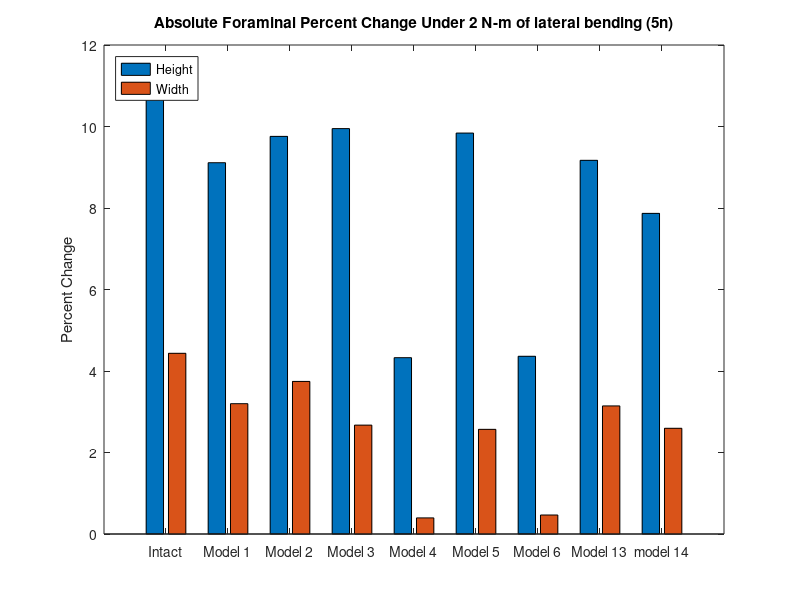
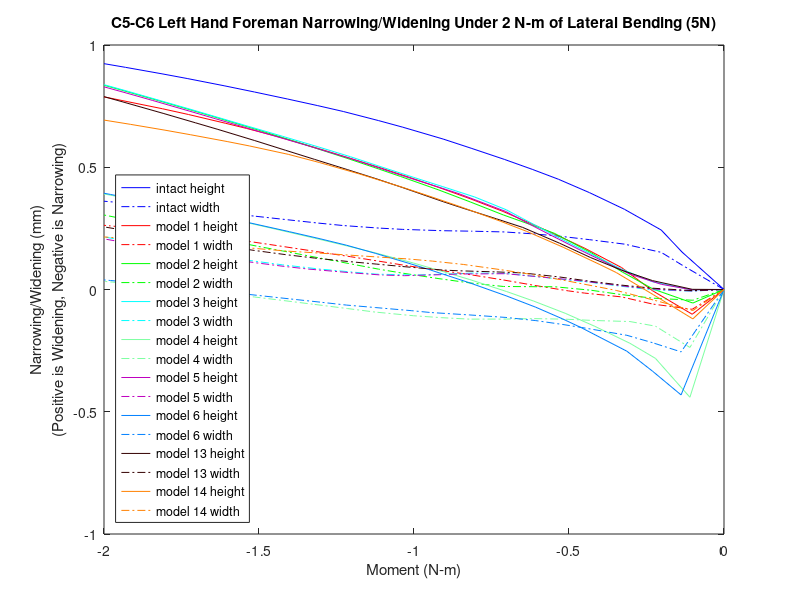

MATLAB code for these plots, in order:
%% foreman height and witdth narrowing/widening 
% for all models for the c5-c6 left hand side foreman under lateral bending (5n)
%  36484,57675,52254,57879

%pre-allocating
mag15y=[0 0 0 0 0 0 0 0 0 0 0 0 0 0 0 0 0 0 0 0 0];
mag15x=[0 0 0 0 0 0 0 0 0 0 0 0 0 0 0 0 0 0 0 0 0];
width15=[0 0 0 0 0 0 0 0 0 0 0 0 0 0 0 0 0 0 0 0 0];
height15=[0 0 0 0 0 0 0 0 0 0 0 0 0 0 0 0 0 0 0 0 0];

mag14y=[0 0 0 0 0 0 0 0 0 0 0 0 0 0 0 0 0 0 0 0 0];
mag14x=[0 0 0 0 0 0 0 0 0 0 0 0 0 0 0 0 0 0 0 0 0];
width14=[0 0 0 0 0 0 0 0 0 0 0 0 0 0 0 0 0 0 0 0 0];
height14=[0 0 0 0 0 0 0 0 0 0 0 0 0 0 0 0 0 0 0 0 0];

mag13y=[0 0 0 0 0 0 0 0 0 0 0 0 0 0 0 0 0 0 0 0 0];
mag13x=[0 0 0 0 0 0 0 0 0 0 0 0 0 0 0 0 0 0 0 0 0];
width13=[0 0 0 0 0 0 0 0 0 0 0 0 0 0 0 0 0 0 0 0 0];
height13=[0 0 0 0 0 0 0 0 0 0 0 0 0 0 0 0 0 0 0 0 0];

mag6y=[0 0 0 0 0 0 0 0 0 0 0 0 0 0 0 0 0 0 0 0 0];
mag6x=[0 0 0 0 0 0 0 0 0 0 0 0 0 0 0 0 0 0 0 0 0];
width6=[0 0 0 0 0 0 0 0 0 0 0 0 0 0 0 0 0 0 0 0 0];
height6=[0 0 0 0 0 0 0 0 0 0 0 0 0 0 0 0 0 0 0 0 0];

mag5y=[0 0 0 0 0 0 0 0 0 0 0 0 0 0 0 0 0 0 0 0 0];
mag5x=[0 0 0 0 0 0 0 0 0 0 0 0 0 0 0 0 0 0 0 0 0];
width5=[0 0 0 0 0 0 0 0 0 0 0 0 0 0 0 0 0 0 0 0 0];
height5=[0 0 0 0 0 0 0 0 0 0 0 0 0 0 0 0 0 0 0 0 0];

mag4y=[0 0 0 0 0 0 0 0 0 0 0 0 0 0 0 0 0 0 0 0 0];
mag4x=[0 0 0 0 0 0 0 0 0 0 0 0 0 0 0 0 0 0 0 0 0];
width4=[0 0 0 0 0 0 0 0 0 0 0 0 0 0 0 0 0 0 0 0 0];
height4=[0 0 0 0 0 0 0 0 0 0 0 0 0 0 0 0 0 0 0 0 0];

mag3y=[0 0 0 0 0 0 0 0 0 0 0 0 0 0 0 0 0 0 0 0 0];
mag3x=[0 0 0 0 0 0 0 0 0 0 0 0 0 0 0 0 0 0 0 0 0];
width3=[0 0 0 0 0 0 0 0 0 0 0 0 0 0 0 0 0 0 0 0 0];
height3=[0 0 0 0 0 0 0 0 0 0 0 0 0 0 0 0 0 0 0 0 0];


mag2y=[0 0 0 0 0 0 0 0 0 0 0 0 0 0 0 0 0 0 0 0 0];
mag2x=[0 0 0 0 0 0 0 0 0 0 0 0 0 0 0 0 0 0 0 0 0];
width2=[0 0 0 0 0 0 0 0 0 0 0 0 0 0 0 0 0 0 0 0 0];
height2=[0 0 0 0 0 0 0 0 0 0 0 0 0 0 0 0 0 0 0 0 0];

mag1y=[0 0 0 0 0 0 0 0 0 0 0 0 0 0 0 0 0 0 0 0 0];
mag1x=[0 0 0 0 0 0 0 0 0 0 0 0 0 0 0 0 0 0 0 0 0];
width1=[0 0 0 0 0 0 0 0 0 0 0 0 0 0 0 0 0 0 0 0 0];
height1=[0 0 0 0 0 0 0 0 0 0 0 0 0 0 0 0 0 0 0 0 0];

k=21;
%% model15_intact_TLC_5N
t15=[2 2.0675 2.10125 2.16062 2.21688 2.26697 2.30924 2.35429 2.40779 2.45293 2.51808 2.55698 2.61406 2.65527 2.70375 2.75725 2.8064 2.86587 2.90654 2.96524 3];

% 36484U
aa1=12.8546+[0.0324966 0.0164989 -0.0533023 -0.185617 -0.341426 -0.511349 -0.669692 -0.841442 -1.02826 -1.17788 -1.37084 -1.46909 -1.59927 -1.68921 -1.78619 -1.88515 -1.97155 -2.06984 -2.13429 -2.22429 -2.27522];
aa2=446.229+[0.338887 -0.149443 -0.310289 -0.436172 -0.433219 -0.34935 -0.229697 -0.0738951 0.11041 0.260864 0.449803 0.54051 0.650853 0.725886 0.80209 0.875443 0.940818 1.01877 1.07258 1.14963 1.19377];
aa3=-722.153+[-0.763508 -0.594545 -0.467091 -0.314476 -0.168313 -0.033529 0.0804801 0.203598 0.340739 0.449285 0.58641 0.658342 0.755105 0.818893 0.888898 0.961994 1.02637 1.10039 1.14863 1.21494 1.2524];

% 57675L
ab1=12.0806+[-0.00112079 0.00479793 -0.0220787 -0.0772932 -0.149206 -0.231806 -0.30858 -0.387549 -0.46882 -0.533435 -0.615405 -0.656244 -0.708381 -0.744549 -0.783681 -0.823475 -0.858696 -0.899023 -0.925729 -0.963623 -0.985286];
ab2=448.924+[0.0870851 -0.162576 -0.239902 -0.318999 -0.323779 -0.276015 -0.207364 -0.120205 -0.0240924 0.0518113 0.144293 0.187888 0.239351 0.276557 0.315444 0.353005 0.387295 0.429173 0.458639 0.500936 0.524627];
ab3=-730.705+[-0.397262 -0.316758 -0.261519 -0.189518 -0.123889 -0.0641106 -0.013247 0.0420117 0.102108 0.148612 0.208063 0.239806 0.283531 0.314005 0.348372 0.384904 0.417367 0.454983 0.479706 0.513696 0.532796];

% 52254
ac1=9.04138+[0.0260297 0.0172569 -0.0454333 -0.165904 -0.307825 -0.463511 -0.608794 -0.765865 -0.935365 -1.07048 -1.24456 -1.33299 -1.44992 -1.53127 -1.619 -1.70836 -1.78626 -1.87472 -1.93276 -2.01384 -2.05965];
ac2=445.569+[0.259595 -0.168968 -0.296037 -0.381555 -0.350431 -0.247142 -0.11445 0.0537018 0.251623 0.411415 0.60911 0.703695 0.819162 0.896537 0.97525 1.0513 1.119 1.19928 1.25433 1.33292 1.37794];
ac3=-723.432+[-0.700377 -0.58748 -0.498206 -0.397778 -0.301188 -0.211232 -0.135102 -0.0523907 0.0389847 0.111023 0.203133 0.252397 0.319207 0.36421 0.414259 0.466905 0.51344 0.56717 0.602379 0.650788 0.678096];

% 57879R
ad1=13.7318+[0.0144528 0.0170721 -0.016074 -0.0825303 -0.169922 -0.270165 -0.363433 -0.46019 -0.560113 -0.639254 -0.739573 -0.78953 -0.85344 -0.897671 -0.945518 -0.994214 -1.03729 -1.08661 -1.11919 -1.16515 -1.19126 ];
ad2=451.604+[0.106016 -0.192534 -0.282621 -0.372737 -0.37397 -0.312321 -0.226064 -0.117363 0.00222449 0.0962938 0.210699 0.264695 0.328659 0.374927 0.423206 0.469843 0.512407 0.564308 0.600842 0.6534 0.682907];
ad3=-726.85+[-0.418045 -0.301894 -0.235125 -0.150789 -0.0809481 -0.0231305 0.0226125 0.0704003 0.121813 0.161473 0.212803 0.240777 0.280224 0.307367 0.338377 0.371808 0.401299 0.435061 0.456854 0.486368 0.502859];

ya1=aa1-ab1;
ya2=aa2-ab2;
ya3=aa3-ab3;
xa1=ad1-ac1;
xa2=ad2-ac2;
xa3=ad3-ac3;
x15=[xa1',xa2',xa3'];
y15=[ya1',ya2',ya3'];

for n=1:k
    mag15x(n)=sqrt(x15(n,1)^2+x15(n,2)^2+x15(n,3)^2);
end
for n=1:k
    mag15y(n)=sqrt(y15(n,1)^2+y15(n,2)^2+y15(n,3)^2);
end
for n=1:k
    width15(n)=mag15x(1,1)-mag15x(1,n);
end
for n=1:k
    height15(n)=mag15y(1,1)-mag15y(1,n);
end

%% model1_slideslide_tether/S2_5N
t1=[2 2.05126 2.11533 2.16533 2.2247 2.25107 2.30644 2.35622 2.40972 2.46023 2.50711 2.55164 2.60232 2.65142 2.72191 2.77012 2.80437 2.86374 2.90593 2.9903 3];
% 36484U
ae1=12.8546+[-0.248485 -0.174925 -0.0607892 -0.0253813 -0.0452743 -0.0754574 -0.170095 -0.28267 -0.426688 -0.576741 -0.725041 -0.874447 -1.04757 -1.2116 -1.43802 -1.58026 -1.67169 -1.816 -1.90576 -2.06797 -2.08571 ];
ae2=446.229+[0.553957 0.372437 0.183313 0.0183893 -0.17697 -0.252151 -0.375336 -0.455389 -0.498426 -0.49152 -0.453217 -0.393421 -0.302043 -0.19262 -0.0136595 0.116207 0.207467 0.360229 0.463269 0.661483 0.683808 ];
ae3=-722.153+[-0.59143 -0.843261 -0.774534 -0.664493 -0.524749 -0.467771 -0.347851 -0.237919 -0.121227 -0.0107145 0.0945683 0.19622 0.312851 0.42551 0.580058 0.677412 0.741646 0.84642 0.914409 1.039 1.05275];

% 57675L
af1=12.0806+[-0.143282 -0.120812 -0.0646371 -0.0364512 -0.0255847 -0.0313202 -0.0626882 -0.107723 -0.171472 -0.242028 -0.310808 -0.378027 -0.452592 -0.520398 -0.613496 -0.67018 -0.705964 -0.761239 -0.795569 -0.859718 -0.866794 ];
af2=448.924+[0.286621 0.152388 0.0700525 -0.00935559 -0.133628 -0.185047 -0.26858 -0.323611 -0.356973 -0.357503 -0.338629 -0.306053 -0.257756 -0.200939 -0.109557 -0.0434676 0.00293759 0.0798508 0.131839 0.233453 0.244961];
af3=-730.705+[-0.310309 -0.43768 -0.43191 -0.393776 -0.317177 -0.287882 -0.227855 -0.17232 -0.113035 -0.0581022 -0.00575007 0.0449979 0.102996 0.157821 0.231262 0.278011 0.308573 0.358091 0.390047 0.449276 0.45586];

% 52254
ag1=9.04138+[-0.240683 -0.169374 -0.0514491 -0.00968801 -0.0202274 -0.0458747 -0.129689 -0.231329 -0.362593 -0.49965 -0.635068 -0.77179 -0.930216 -1.0799 -1.28686 -1.41718 -1.5008 -1.63244 -1.71403 -1.8614 -1.8775];
ag2=445.569+[0.512853 0.337666 0.173139 0.0395026 -0.116396 -0.174739 -0.264738 -0.317218 -0.33465 -0.307707 -0.253991 -0.181838 -0.0781642 0.0409184 0.226341 0.356862 0.447693 0.59892 0.700273 0.893999 0.915763];
ag3=-723.432+[-0.59352 -0.842169 -0.797857 -0.721795 -0.626203 -0.588736 -0.510789 -0.439094 -0.362904 -0.290236 -0.219968 -0.151052 -0.0707799 0.00792502 0.119312 0.191641 0.239904 0.319353 0.371396 0.467709 0.478387];

% 57879R
ah1=13.7318+[-0.152367 -0.123756 -0.0658416 -0.0400165 -0.0360151 -0.0448575 -0.0852262 -0.140711 -0.217808 -0.302888 -0.386518 -0.468434 -0.5593 -0.642058 -0.754986 -0.823862 -0.867419 -0.934807 -0.9768 -1.05495 -1.06356];
ah2=451.604+[0.34878 0.173483 0.0728384 -0.0217324 -0.168253 -0.227865 -0.323765 -0.386165 -0.42227 -0.419503 -0.394195 -0.352448 -0.291131 -0.219307 -0.105003 -0.0228336 0.0347783 0.130206 0.194572 0.320414 0.334668 ];
ah3=-726.85+[-0.350835 -0.452024 -0.434098 -0.38436 -0.289553 -0.253334 -0.181065 -0.116123 -0.0493676 0.00943443 0.0636158 0.114223 0.170027 0.22064 0.286241 0.32667 0.352477 0.39374 0.419928 0.467304 0.472509];

xb1=ah1-ag1;
xb2=ah2-ag2;
xb3=ah3-ag3;
yb1=ae1-af1;
yb2=ae2-af2;
yb3=ae3-af3;
y1=[yb1',yb2',yb3'];
x1=[xb1',xb2',xb3'];

for n=1:k
    mag1x(n)=sqrt(x1(n,1)^2+x1(n,2)^2+x1(n,3)^2);
end
for n=1:k
    mag1y(n)=sqrt(y1(n,1)^2+y1(n,2)^2+y1(n,3)^2);
end
for n=1:k
    height1(n)=mag1y(1,1)-mag1y(1,n);
end
for n=1:k
    width1(n)=mag1x(1,1)-mag1x(1,n);
end
%% model2_SlideSlide_NoTether/S2_5N
t2=[2 2.05026 2.11433 2.16433 2.21433 2.27371 2.30007 2.35578 2.40928 2.45979 2.52161 2.5572 2.60603 2.68118 2.71243 2.7511 2.82625 2.8575 2.91199 2.97132 3];

% 36484U
ai1=12.8546+[-0.212822 -0.185263 -0.0914239 -0.0167099 0.0430562 0.0861602 0.0912615 0.0754118 0.0260099 -0.045462 -0.158354 -0.236532 -0.353598 -0.558961 -0.65033 -0.766922 -1.00062 -1.09948 -1.27118 -1.45132 -1.53501];
ai2=446.229+[0.637088 0.593589 0.509287 0.425515 0.328199 0.201086 0.142452 0.014936 -0.10325 -0.202629 -0.304215 -0.345856 -0.388294 -0.40772 -0.405112 -0.392288 -0.343908 -0.315526 -0.254098 -0.174944 -0.132662 ];
ai3=-722.153+[-0.738696 -0.856575 -0.841094 -0.787004 -0.710773 -0.609408 -0.563129 -0.455208 -0.352755 -0.257136 -0.140984 -0.074007 0.0174845 0.162735 0.224325 0.301414 0.452457 0.515546 0.625231 0.742377 0.797915];

% 57675L
aj1=12.0806+[-0.131475 -0.124204 -0.0820947 -0.0461982 -0.0128649 0.0210048 0.0315194 0.0437343 0.0396921 0.0210062 -0.0178963 -0.0492239 -0.098279 -0.193392 -0.236115 -0.290725 -0.394752 -0.438308 -0.513626 -0.590208 -0.624995];
aj2=448.924+[0.306468 0.267807 0.244334 0.219166 0.182907 0.117669 0.0785986 -0.01241 -0.0967899 -0.166921 -0.238595 -0.267877 -0.297039 -0.308279 -0.306763 -0.299066 -0.273719 -0.258058 -0.225096 -0.185305 -0.164529];
aj3=-730.705+[-0.388177 -0.445032 -0.466812 -0.465103 -0.450007 -0.41215 -0.386344 -0.322366 -0.269612 -0.220468 -0.158927 -0.123826 -0.0763753 0.000495238 0.0333726 0.0746989 0.155225 0.189204 0.247519 0.308444 0.336972 ];

% 52254
ak1=9.04138+[-0.207441 -0.180246 -0.0840731 -0.00602494 0.0583894 0.107944 0.116188 0.108117 0.0669242 0.00407169 -0.097283 -0.168276 -0.275066 -0.463143 -0.546941 -0.653819 -0.868193 -0.959016 -1.11677 -1.28228 -1.35906 ];
ak2=445.569+[0.585449 0.540724 0.465032 0.395714 0.317727 0.216881 0.170447 0.0704454 -0.0197628 -0.0929936 -0.164234 -0.190123 -0.212715 -0.206604 -0.194372 -0.170697 -0.103334 -0.0678454 0.00403736 0.0911572 0.136484];
ak3=-723.432+[-0.727836 -0.843829 -0.840166 -0.803896 -0.751371 -0.681378 -0.649641 -0.575388 -0.506501 -0.44344 -0.367341 -0.323406 -0.263126 -0.166107 -0.124566 -0.0722969 0.0314616 0.0755818 0.153393 0.238549 0.279393];

% 57879R
al1=13.7318+[-0.136915 -0.128811 -0.0852374 -0.0495047 -0.0175014 0.0130573 0.0211412 0.0268938 0.0171452 -0.00819543 -0.0572833 -0.0955983 -0.155008 -0.269966 -0.321427 -0.387385 -0.51286 -0.565188 -0.655415 -0.747013 -0.788616];
al2=451.604+[0.366813 0.313168 0.281296 0.249642 0.205615 0.127775 0.0814395 -0.0258362 -0.123341 -0.203792 -0.285539 -0.318428 -0.350478 -0.360521 -0.357416 -0.346717 -0.313012 -0.292442 -0.249698 -0.198745 -0.172258];
al3=-726.85+[-0.429303 -0.475892 -0.492212 -0.485755 -0.464534 -0.416364 -0.384461 -0.30647 -0.242213 -0.183167 -0.110475 -0.0699901 -0.0162458 0.0680417 0.10342 0.147326 0.230822 0.264971 0.322538 0.381738 0.409013 ];

xc1=al1-ak1;
xc2=al2-ak2;
xc3=al3-ak3;
yd1=ai1-aj1;
yd2=ai2-aj2;
yd3=ai3-aj3;
y2=[yd1',yd2',yd3'];
x2=[xc1',xc2',xc3'];

for n=1:k
    mag2x(n)=sqrt(x2(n,1)^2+x2(n,2)^2+x2(n,3)^2);
end
for n=1:k
    mag2y(n)=sqrt(y2(n,1)^2+y2(n,2)^2+y2(n,3)^2);
end
for n=1:k
    height2(n)=mag2y(1,1)-mag2y(1,n);
end
for n=1:k
    width2(n)=mag2x(1,1)-mag2x(1,n);
end

%% model3_APSlide_Tether/S2_5N
t3=[2 2.05126 2.11533 2.16533 2.21533 2.26533 2.32471 2.35107 2.40206 2.45356 2.50055 2.56107 2.60246 2.65199 2.71178 2.76467 2.80998 2.85632 2.94802 2.96052 3 ];
% 36484U
am1=12.8546+[-0.114643 -0.0972291 -0.0394064 0.0238422 0.094276 0.164558 0.243875 0.276401 0.326891 0.360908 0.377045 0.373547 0.356183 0.321133 0.260011 0.191734 0.121805 0.0416225 -0.140134 -0.166346 -0.254088];
am2=446.229+[0.486983 0.483245 0.475384 0.457271 0.429052 0.389747 0.331704 0.301961 0.239736 0.169999 0.0999062 0.000133883 -0.0719753 -0.15828 -0.258127 -0.338592 -0.398543 -0.451511 -0.528671 -0.537502 -0.55971 ];
am3=-722.153+[-0.990663 -1.0015 -0.990906 -0.962935 -0.921854 -0.872111 -0.801611 -0.765805 -0.696265 -0.621795 -0.547654 -0.447953 -0.382577 -0.305584 -0.213108 -0.13077 -0.0601109 0.0130928 0.160607 0.180937 0.244905 ];
% 57675L
an1=12.0806+[-0.0932143 -0.0877267 -0.0632027 -0.0348582 -0.0023771 0.031517 0.0728004 0.0916028 0.125312 0.154731 0.177575 0.19934 0.208295 0.211129 0.203815 0.188371 0.166889 0.138602 0.0631197 0.0515932 0.0128675];
an2=448.924+[0.170811 0.170081 0.186678 0.203739 0.216859 0.220097 0.214438 0.208076 0.181717 0.140115 0.0931481 0.0232277 -0.0277914 -0.0907845 -0.16415 -0.223094 -0.266641 -0.304645 -0.357674 -0.363422 -0.377355];
an3=-730.705+[-0.480957 -0.488023 -0.501852 -0.513877 -0.522575 -0.523363 -0.516152 -0.509282 -0.481684 -0.442437 -0.401686 -0.347942 -0.315262 -0.275349 -0.227174 -0.184037 -0.147826 -0.110612 -0.0332576 -0.0224806 0.0118416 ];
% 52254
ao1=9.04138+[-0.117873 -0.0999338 -0.0403619 0.0249662 0.0980882 0.1714 0.255007 0.289759 0.34475 0.383886 0.405264 0.40897 0.396541 0.367663 0.314461 0.253696 0.190603 0.117865 -0.0478388 -0.0717597 -0.152168 ];
ao2=445.569+[0.418853 0.412891 0.40409 0.389439 0.36787 0.338321 0.294784 0.272476 0.225163 0.171293 0.117102 0.0398739 -0.0156437 -0.0814398 -0.156292 -0.215285 -0.257598 -0.293345 -0.339646 -0.344472 -0.354757];
ao3=-723.432+[-0.943994 -0.955026 -0.949147 -0.929607 -0.900606 -0.865569 -0.81587 -0.790614 -0.741906 -0.689999 -0.638168 -0.568489 -0.523547 -0.471292 -0.409017 -0.353539 -0.305973 -0.256608 -0.156693 -0.142865 -0.0991921];
% 57879R
ap1=13.7318+[-0.087032 -0.0821158 -0.0582273 -0.030044 0.00214611 0.0351324 0.0747026 0.0923912 0.122138 0.14639 0.164222 0.179695 0.185332 0.183999 0.171094 0.149958 0.122862 0.0880604 -0.00353254 -0.0174482 -0.0640794];
ap2=451.604+[0.194656 0.192515 0.209887 0.228094 0.241658 0.243582 0.234649 0.226015 0.192427 0.140933 0.0839037 0.000720453 -0.0585884 -0.131365 -0.215686 -0.282982 -0.332388 -0.375266 -0.434508 -0.440876 -0.455895 ];
ap3=-726.85+[-0.501452 -0.507194 -0.521108 -0.533724 -0.542475 -0.541844 -0.531498 -0.522522 -0.488153 -0.439827 -0.389996 -0.324433 -0.284644 -0.236276 -0.178303 -0.127136 -0.0846424 -0.0414513 0.0466886 0.0588549 0.0971221];

xe1=ap1-ao1;
xe2=ap2-ao2;
xe3=ap3-ao3;
yf1=am1-an1;
yf2=am2-an2;
yf3=am3-an3;
y3=[yf1',yf2',yf3'];
x3=[xe1',xe2',xe3'];

for n=1:k
    mag3x(n)=sqrt(x3(n,1)^2+x3(n,2)^2+x3(n,3)^2);
end
for n=1:k
    mag3y(n)=sqrt(y3(n,1)^2+y3(n,2)^2+y3(n,3)^2);
end
for n=1:k
    height3(n)=mag3y(1,1)-mag3y(1,n);
end
for n=1:k
    width3(n)=mag3x(1,1)-mag3x(1,n);
end


%% model4_APSlide_NoTether/S2_5N
t4=[2 2.05499 2.11058 2.15172 2.20834 2.25612 2.30683 2.35072 2.41079 2.45523 2.50106 2.56286 2.60735 2.66025 2.72359 2.75684 2.81029 2.87442 2.90649 2.98666 3 ];
% 36484U
aq1=12.8546+[-0.178754 -0.028964 -0.0766726 -0.172275 -0.317153 -0.472017 -0.66388 -0.826415 -1.04135 -1.18927 -1.31747 -1.4681 -1.56658 -1.67465 -1.7931 -1.85286 -1.94397 -2.0471 -2.09677 -2.21589 -2.23514];
aq2=446.229+[0.510126 -0.136431 -0.504956 -0.59974 -0.600804 -0.515351 -0.3476 -0.171174 0.0822095 0.252655 0.387825 0.535035 0.619359 0.709153 0.805926 0.85642 0.936721 1.03347 1.08264 1.20653 1.22695];
aq3=-722.153+[0.22262 -0.873701 -0.671854 -0.555606 -0.399231 -0.261704 -0.112897 0.013615 0.178111 0.285776 0.381902 0.496197 0.570015 0.652881 0.746453 0.794086 0.867395 0.951403 0.992014 1.08895 1.10444];
% 57675L
ar1=12.0806+[-0.104516 -0.0439258 -0.0506826 -0.0888473 -0.150096 -0.220778 -0.310714 -0.382517 -0.472049 -0.531394 -0.581822 -0.63888 -0.675627 -0.71582 -0.759905 -0.782598 -0.817735 -0.858696 -0.878622 -0.9273 -0.935399 ];
ar2=448.924+[0.260541 -0.130311 -0.311434 -0.374507 -0.396192 -0.356642 -0.269341 -0.17887 -0.0491304 0.0383629 0.104123 0.175693 0.217391 0.261115 0.308549 0.333778 0.375016 0.426231 0.452462 0.518931 0.529793 ];
ar3=-730.705+[0.111524 -0.435701 -0.342318 -0.28555 -0.216614 -0.156899 -0.0929097 -0.0390298 0.0323127 0.0795258 0.12072 0.171562 0.206253 0.245505 0.290374 0.313323 0.349012 0.390317 0.410385 0.458614 0.466293 ];
% 52254
as1=9.04138+[-0.169122 -0.0288529 -0.0655256 -0.15157 -0.281607 -0.422217 -0.597364 -0.744843 -0.939455 -1.07375 -1.18973 -1.32594 -1.41534 -1.51336 -1.62057 -1.67461 -1.75693 -1.84998 -1.89476 -2.00208 -2.01943];
as2=445.569+[0.437338 -0.143159 -0.447902 -0.510741 -0.480167 -0.374858 -0.191549 -0.00450312 0.260174 0.435359 0.573377 0.723442 0.80948 0.901064 0.999515 1.05068 1.1316 1.22851 1.27749 1.40058 1.42086 ];
as3=-723.432+[0.234288 -0.871472 -0.732831 -0.657035 -0.553067 -0.459662 -0.357934 -0.271254 -0.157773 -0.0824592 -0.0143561 0.0677541 0.121719 0.182951 0.252791 0.288553 0.343878 0.407683 0.438636 0.512598 0.524421];
% 57879R
at1=13.7318+[-0.119743 -0.0328846 -0.0474193 -0.0947495 -0.17055 -0.257522 -0.367828 -0.456866 -0.568234 -0.641828 -0.704187 -0.774974 -0.82054 -0.87026 -0.924814 -0.952794 -0.996144 -1.04665 -1.07119 -1.13076 -1.14056];
at2=451.604+[0.349584 -0.168849 -0.382356 -0.454079 -0.475053 -0.422975 -0.312742 -0.199404 -0.037591 0.0711145 0.152823 0.241809 0.293879 0.348562 0.407872 0.439398 0.49071 0.554197 0.586667 0.668964 0.682448];
at3=-726.85+[0.0551226 -0.414778 -0.296023 -0.229538 -0.154863 -0.0966226 -0.0395333 0.00594349 0.0641529 0.102382 0.137213 0.181234 0.21206 0.247254 0.287712 0.308189 0.33978 0.375841 0.393123 0.433887 0.440278];

xg1=at1-as1;
xg2=at2-as2;
xg3=at3-as3;
yh1=aq1-ar1;
yh2=aq2-ar2;
yh3=aq3-ar3;
y4=[yh1',yh2',yh3'];
x4=[xg1',xg2',xg3'];

for n=1:k
    mag4x(n)=sqrt(x4(n,1)^2+x4(n,2)^2+x4(n,3)^2);
end
for n=1:k
    mag4y(n)=sqrt(y4(n,1)^2+y4(n,2)^2+y4(n,3)^2);
end
for n=1:k
    height4(n)=mag4y(1,1)-mag4y(1,n);
end
for n=1:k
    width4(n)=mag4x(1,1)-mag4x(1,n);
end

%% model5_LatSlide_Tether/S2_5N
t5=[2 2.05126 2.10091 2.15137 2.23246 2.28246 2.31371 2.35238 2.42753 2.45878 2.51533 2.551 2.6001 2.67059 2.71118 2.76118 2.82055 2.86274 2.92212 2.9643 3];
% 36484U
au1=12.8546+[-0.115446 -0.10033 -0.0693072 -0.0189399 0.0932303 0.163207 0.205814 0.255013 0.324495 0.34378 0.362953 0.363504 0.348967 0.302427 0.261711 0.199677 0.11367 0.0420536 -0.0677427 -0.153148 -0.230451];
au2=446.229+[0.460018 0.455937 0.450227 0.435563 0.386865 0.3438 0.31411 0.272854 0.182423 0.141097 0.059988 0.00414929 -0.0763398 -0.192472 -0.256378 -0.328464 -0.40608 -0.451941 -0.507746 -0.537982 -0.558066];
au3=-722.153+[-0.986242 -0.99599 -0.986945 -0.964429 -0.898653 -0.846462 -0.810493 -0.759529 -0.656607 -0.610838 -0.522358 -0.465759 -0.389962 -0.282961 -0.220864 -0.143678 -0.0520021 0.0139809 0.107764 0.175442 0.232698];
% 57675L
av1=12.0806+[-0.0936055 -0.0889844 -0.0755516 -0.0543317 -0.00297516 0.0311455 0.0529171 0.0804315 0.128262 0.145705 0.17301 0.187024 0.199619 0.204884 0.20011 0.186736 0.162322 0.137235 0.0944205 0.0574882 0.0235608 ];
av2=448.924+[0.155331 0.154308 0.165248 0.180079 0.198318 0.197889 0.195237 0.187293 0.145507 0.120607 0.0665205 0.0274051 -0.029312 -0.11414 -0.161114 -0.213843 -0.269982 -0.302839 -0.341797 -0.36188 -0.374709];
av3=-730.705+[-0.477855 -0.484312 -0.492115 -0.501134 -0.513383 -0.511858 -0.508357 -0.499368 -0.455001 -0.43084 -0.38236 -0.353442 -0.316423 -0.261709 -0.229659 -0.189496 -0.142916 -0.109516 -0.0611117 -0.0253393 0.00528547 ];
% 52254
aw1=9.04138+[-0.118656 -0.102942 -0.0703156 -0.0180174 0.098419 0.171552 0.216364 0.268768 0.345098 0.367592 0.393096 0.397766 0.388951 0.351064 0.315695 0.260666 0.183433 0.118535 0.018722 -0.0591531 -0.129935];
aw2=445.569+[0.393838 0.387665 0.380893 0.36819 0.330516 0.298124 0.275859 0.245057 0.17635 0.144557 0.0821242 0.0390898 -0.0225934 -0.11042 -0.157749 -0.209945 -0.264592 -0.295055 -0.330249 -0.346971 -0.356302];
aw3=-723.432+[-0.940988 -0.95122 -0.946341 -0.930869 -0.884463 -0.847751 -0.822419 -0.786498 -0.714483 -0.682506 -0.620544 -0.581039 -0.528871 -0.456286 -0.414409 -0.362335 -0.300464 -0.255929 -0.192457 -0.146451 -0.107342 ];
% 57879R
ax1=13.7318+[-0.0872539 -0.0833154 -0.0710371 -0.0506282 0.000144458 0.0332084 0.0540878 0.0800216 0.121419 0.135634 0.156759 0.167462 0.176098 0.175503 0.166906 0.148156 0.116697 0.0857031 0.0334176 -0.0113203 -0.0522215 ];
ax2=451.604+[0.176217 0.173787 0.185053 0.200703 0.219114 0.216704 0.212305 0.20125 0.148102 0.117261 0.0513897 0.00497844 -0.0611009 -0.159146 -0.213102 -0.273262 -0.336949 -0.37396 -0.417648 -0.439902 -0.453787];
ax3=-726.85+[-0.496335 -0.501417 -0.508787 -0.517874 -0.529783 -0.526326 -0.521175 -0.509284 -0.454239 -0.42459 -0.365374 -0.330014 -0.284878 -0.218669 -0.180273 -0.132832 -0.0782435 -0.0396067 0.015865 0.056282 0.0904531];

xi1=ax1-aw1;
xi2=ax2-aw2;
xi3=ax3-aw3;
yj1=au1-av1;
yj2=au2-av2;
yj3=au3-av3;
y5=[yj1',yj2',yj3'];
x5=[xi1',xi2',xi3'];

for n=1:k
    mag5x(n)=sqrt(x5(n,1)^2+x5(n,2)^2+x5(n,3)^2);
end
for n=1:k
    mag5y(n)=sqrt(y5(n,1)^2+y5(n,2)^2+y5(n,3)^2);
end
for n=1:k
    height5(n)=mag5y(1,1)-mag5y(1,n);
end
for n=1:k
    width5(n)=mag5x(1,1)-mag5x(1,n);
end


%% model6_LatSlide_NoTether/S2_5N
t6=[2 2.06926 2.11544 2.15658 2.22964 2.26089 2.30352 2.35172 2.40991 2.47326 2.50451 2.56164 2.6091 2.65161 2.70076 2.78645 2.82704 2.86763 2.90822 2.98941 3 ];
% 36484U
ay1=12.8546+[-0.178763 -0.0983016 -0.0557094 -0.0766984 -0.215585 -0.291528 -0.411336 -0.562815 -0.758789 -0.981028 -1.09298 -1.28713 -1.42821 -1.54564 -1.66369 -1.83783 -1.91168 -1.98192 -2.04909 -2.17605 -2.19215];
ay2=446.229+[0.510208 0.0707836 -0.155902 -0.346284 -0.522547 -0.559311 -0.570668 -0.530977 -0.412909 -0.22305 -0.114613 0.0897616 0.246445 0.380426 0.514697 0.702785 0.780677 0.855286 0.927129 1.06703 1.08498 ];
ay3=-722.153+[0.222083 -0.822272 -0.71717 -0.597285 -0.421649 -0.345888 -0.240689 -0.12328 0.023637 0.186563 0.265992 0.404031 0.506478 0.588819 0.67415 0.806884 0.865509 0.921659 0.975433 1.07768 1.09056];
% 57675L
az1=12.0806+[-0.104516 -0.0827217 -0.0509723 -0.0468915 -0.0972014 -0.128854 -0.181469 -0.252565 -0.343545 -0.440138 -0.485992 -0.564679 -0.620029 -0.66516 -0.709563 -0.774661 -0.802752 -0.83019 -0.856954 -0.908286 -0.914925 ];
az2=448.924+[0.260588 -0.0132142 -0.12588 -0.233956 -0.351062 -0.377599 -0.390399 -0.374026 -0.314159 -0.215234 -0.157621 -0.0520012 0.0256376 0.0935406 0.1607 0.255021 0.294777 0.333485 0.371366 0.44581 0.455364];
az3=-730.705+[0.111238 -0.426445 -0.386039 -0.326818 -0.239836 -0.20347 -0.153099 -0.0980873 -0.0306566 0.0437884 0.0803282 0.142569 0.187303 0.224733 0.263736 0.325405 0.353334 0.380485 0.406611 0.456834 0.463192];
% 52254
ba1=9.04138+[-0.169135 -0.0930915 -0.0452418 -0.0587746 -0.182354 -0.250862 -0.359762 -0.498045 -0.676525 -0.878624 -0.980647 -1.15732 -1.28549 -1.39275 -1.50035 -1.65845 -1.72527 -1.78882 -1.84953 -1.9641 -1.97862 ];
ba2=445.569+[0.437428 0.058979 -0.132566 -0.287212 -0.413858 -0.432904 -0.422996 -0.363848 -0.22776 -0.0232841 0.0905437 0.300563 0.458123 0.590951 0.723868 0.910146 0.9874 1.06127 1.13236 1.27053 1.28826];
ba3=-723.432+[0.233757 -0.832732 -0.760705 -0.678488 -0.564935 -0.515393 -0.445721 -0.367675 -0.26861 -0.156848 -0.101435 -0.00366431 0.070605 0.131642 0.195467 0.295696 0.340268 0.383184 0.424305 0.502602 0.512466];
% 57879R
bb1=13.7318+[-0.119735 -0.0803807 -0.0494183 -0.0501806 -0.113799 -0.152813 -0.217154 -0.303386 -0.414633 -0.533819 -0.590486 -0.687355 -0.755304 -0.810657 -0.865252 -0.945525 -0.980214 -1.01399 -1.04689 -1.10983 -1.1179];
bb2=451.604+[0.349626 -0.0263559 -0.161079 -0.28856 -0.42301 -0.452344 -0.464298 -0.440614 -0.364062 -0.240167 -0.168215 -0.0369277 0.0591955 0.143337 0.226638 0.343466 0.39269 0.440647 0.487519 0.579573 0.591408 ];
bb3=-726.85+[0.0548365 -0.419173 -0.363204 -0.288695 -0.184335 -0.142961 -0.0881884 -0.0316998 0.0329585 0.0997642 0.130907 0.182779 0.219669 0.249759 0.281374 0.332935 0.356626 0.379557 0.401534 0.443367 0.448601];

xk1=bb1-ba1;
xk2=bb2-ba2;
xk3=bb3-ba3;
yl1=ay1-az1;
yl2=ay2-az2;
yl3=ay3-az3;
y6=[yl1',yl2',yl3'];
x6=[xk1',xk2',xk3'];

for n=1:k
    mag6x(n)=sqrt(x6(n,1)^2+x6(n,2)^2+x6(n,3)^2);
end
for n=1:k
    mag6y(n)=sqrt(y6(n,1)^2+y6(n,2)^2+y6(n,3)^2);
end
for n=1:k
    height6(n)=mag6y(1,1)-mag6y(1,n);
end
for n=1:k
    width6(n)=mag6x(1,1)-mag6x(1,n);
end


%% model13_Fixed_Tether_S2_5N
t13=[2 2.05126 2.11533 2.16533 2.21533 2.26533 2.32471 2.36689 2.42627 2.45263 2.51864 2.55993 2.60692 2.66037 2.70735 2.75754 2.81624 2.85281 2.9034 2.9694 3];
% 36484U
bc1=12.8546+[-0.0436872 -0.0216515 0.0375666 0.090362 0.141361 0.186282 0.227455 0.239766 0.241419 0.235825 0.204654 0.173028 0.127415 0.0611202 -0.00653319 -0.0894119 -0.201535 -0.278998 -0.391239 -0.549179 -0.626118];
bc2=446.229+[0.442928 0.433438 0.414743 0.387584 0.349808 0.30211 0.236828 0.182682 0.0995076 0.0598061 -0.0459637 -0.113334 -0.188875 -0.26898 -0.333241 -0.392281 -0.447659 -0.474041 -0.504487 -0.527328 -0.531803];
bc3=-722.153+[-0.686792 -0.699083 -0.688334 -0.663113 -0.624735 -0.573211 -0.503918 -0.450582 -0.367202 -0.327565 -0.227884 -0.164002 -0.0910289 -0.00573963 0.070408 0.152894 0.250872 0.313007 0.399802 0.514098 0.567445];
% 57675L
bd1=12.0806+[-0.035167 -0.0265281 0.000591292 0.0263737 0.0522419 0.0768593 0.102894 0.114833 0.125455 0.12765 0.126884 0.121121 0.109608 0.088043 0.0649032 0.0344718 -0.0100769 -0.0430771 -0.0916179 -0.162579 -0.197476];
bd2=448.924+[0.144452 0.141675 0.152401 0.157131 0.156416 0.149754 0.130602 0.102535 0.0538976 0.0290916 -0.0387898 -0.0838276 -0.135855 -0.191144 -0.236233 -0.277753 -0.316182 -0.334352 -0.355708 -0.371776 -0.375187 ];
bd3=-730.705+[-0.360394 -0.370271 -0.385081 -0.392587 -0.394715 -0.390205 -0.372958 -0.348361 -0.305704 -0.285379 -0.238211 -0.206582 -0.169198 -0.124488 -0.0852758 -0.0434281 0.00767933 0.0409588 0.0875878 0.14989 0.179027];
% 52254
be1=9.04138+[-0.0461736 -0.0236659 0.0372083 0.091834 0.145195 0.193221 0.23869 0.254519 0.261956 0.259179 0.235548 0.209157 0.169822 0.111293 0.0510284 -0.0234182 -0.125064 -0.195677 -0.298095 -0.442608 -0.513083 ];
be2=445.569+[0.367288 0.355324 0.335932 0.312363 0.281663 0.244554 0.194353 0.152314 0.0877317 0.0569916 -0.0244487 -0.0757874 -0.132755 -0.191703 -0.237799 -0.278038 -0.312492 -0.326379 -0.340079 -0.34233 -0.337722 ];
be3=-723.432+[-0.638114 -0.650294 -0.644165 -0.626766 -0.599841 -0.563867 -0.515799 -0.479286 -0.422183 -0.395004 -0.327859 -0.285452 -0.237295 -0.181035 -0.1309 -0.076544 -0.0115734 0.0299463 0.0882243 0.165379 0.201515];
% 57879R
bf1=13.7318+[-0.026167 -0.0178006 0.00898796 0.0344772 0.0597561 0.0831649 0.106416 0.11513 0.120138 0.119725 0.113251 0.103289 0.086443 0.0577162 0.0278549 -0.0104788 -0.065502 -0.105786 -0.164721 -0.250333 -0.292278];
bf2=451.604+[0.179052 0.174257 0.184649 0.188481 0.186076 0.17666 0.15209 0.117726 0.0585637 0.0288046 -0.0508059 -0.103364 -0.163953 -0.228073 -0.280112 -0.327747 -0.371512 -0.391983 -0.415773 -0.432718 -0.435691];
bf3=-726.85+[-0.389374 -0.397639 -0.411929 -0.418575 -0.419172 -0.41214 -0.389853 -0.359463 -0.30709 -0.28221 -0.224451 -0.18584 -0.140308 -0.0865278 -0.0397553 0.00954584 0.0686105 0.10645 0.158986 0.22784 0.259531];

xm1=bf1-be1;
xm2=bf2-be2;
xm3=bf3-be3;
yn1=bc1-bd1;
yn2=bc2-bd2;
yn3=bc3-bd3;
y13=[yn1',yn2',yn3'];
x13=[xm1',xm2',xm3'];

for n=1:k
    mag13x(n)=sqrt(x13(n,1)^2+x13(n,2)^2+x13(n,3)^2);
end
for n=1:k
    mag13y(n)=sqrt(y13(n,1)^2+y13(n,2)^2+y13(n,3)^2);
end
for n=1:k
    height13(n)=mag13y(1,1)-mag13y(1,n);
end
for n=1:k
    width13(n)=mag13x(1,1)-mag13x(1,n);
end


%% model14_Fixed_NoTether/S2_5N
t14=[2 2.05026 2.11433 2.17371 2.20007 2.2594 2.31877 2.36096 2.42034 2.47043 2.5127 2.58779 2.63779 2.65263 2.70273 2.76565 2.80142 2.8609 2.90157 2.95756 3];
% 36484U
bg1=12.8546+[-0.21024 -0.104059 -0.033064 -0.0616409 -0.0955318 -0.209162 -0.354606 -0.473958 -0.657556 -0.82169 -0.961752 -1.21137 -1.37642 -1.42465 -1.57211 -1.73887 -1.82226 -1.94383 -2.01854 -2.11385 -2.18173];
bg2=446.229+[0.56055 0.247348 0.00786209 -0.194702 -0.26941 -0.384927 -0.447778 -0.445374 -0.396742 -0.316753 -0.22874 -0.0256881 0.129853 0.175615 0.325309 0.510099 0.606815 0.748391 0.835874 0.94807 1.02772];
bg3=-722.153+[-0.274609 -0.572636 -0.485108 -0.364945 -0.312998 -0.186345 -0.0543316 0.0393134 0.17502 0.293258 0.394656 0.56896 0.678855 0.711209 0.8109 0.920008 0.975502 1.05893 1.11178 1.17958 1.22771 ];
% 57675L
bh1=12.0806+[-0.11284 -0.0622553 -0.016652 -0.0186889 -0.0309262 -0.0788449 -0.145567 -0.203079 -0.291157 -0.368397 -0.431104 -0.539461 -0.610492 -0.631228 -0.693268 -0.761552 -0.795557 -0.844974 -0.875425 -0.915135 -0.94396];
bh2=448.924+[0.280096 0.0479843 -0.0651591 -0.175135 -0.220122 -0.291553 -0.330996 -0.329979 -0.301206 -0.256818 -0.211011 -0.107949 -0.0279612 -0.00496991 0.0685708 0.162318 0.212015 0.28484 0.330601 0.390598 0.433716];
bh3=-730.705+[-0.165096 -0.308981 -0.284771 -0.232284 -0.206903 -0.145961 -0.0808815 -0.0351563 0.0316445 0.0892783 0.137801 0.217494 0.26741 0.282101 0.326872 0.377927 0.404192 0.443972 0.469484 0.502774 0.526599 ];
% 52254
bi1=9.04138+[-0.200943 -0.0998042 -0.0250126 -0.046034 -0.0758925 -0.178288 -0.310675 -0.419767 -0.587869 -0.737816 -0.865314 -1.09212 -1.24224 -1.28607 -1.4198 -1.57187 -1.64782 -1.75825 -1.82588 -1.9121 -1.97348];
bi2=445.569+[0.502958 0.202256 -0.00644772 -0.172287 -0.231134 -0.31399 -0.347927 -0.328972 -0.259356 -0.163688 -0.0636351 0.156211 0.319451 0.366757 0.519342 0.703916 0.799899 0.940436 1.02737 1.1386 1.21763 ];
bi3=-723.432+[-0.271863 -0.562102 -0.502622 -0.422617 -0.389428 -0.307918 -0.222069 -0.160968 -0.0712842 0.00750768 0.0755872 0.192951 0.267769 0.290133 0.359677 0.438049 0.478405 0.539416 0.578175 0.628115 0.663561];
% 57879R
bk1=13.7318+[-0.124067 -0.060407 -0.0133459 -0.0198878 -0.0354358 -0.0942695 -0.17537 -0.245212 -0.352239 -0.44628 -0.5228 -0.654766 -0.740903 -0.765984 -0.841106 -0.92376 -0.964954 -1.02481 -1.06178 -1.10992 -1.14473];
bk2=451.604+[0.354388 0.0643001 -0.0726196 -0.202624 -0.25515 -0.337181 -0.380976 -0.377448 -0.339811 -0.283635 -0.22595 -0.0972578 0.0021211 0.0305703 0.121326 0.237201 0.298541 0.388432 0.444944 0.51895 0.572225];
bk3=-726.85+[-0.213014 -0.321745 -0.281506 -0.21321 -0.181233 -0.108363 -0.0342115 0.0150157 0.0837229 0.140267 0.186317 0.25789 0.300348 0.312945 0.350778 0.391781 0.412528 0.444081 0.464319 0.490645 0.509314 ];

xo1=bk1-bi1;
xo2=bk2-bi2;
xo3=bk3-bi3;
yp1=bg1-bh1;
yp2=bg2-bh2;
yp3=bg3-bh3;
x14=[xo1',xo2',xo3'];
y14=[yp1',yp2',yp3'];

for n=1:k
    mag14x(n)=sqrt(x14(n,1)^2+x14(n,2)^2+x14(n,3)^2);
end
for n=1:k
    mag14y(n)=sqrt(y14(n,1)^2+y14(n,2)^2+y14(n,3)^2);
end
for n=1:k
    height14(n)=mag14y(1,1)-mag14y(1,n);
end
for n=1:k
    width14(n)=mag14x(1,1)-mag14x(1,n);
end

%% Percent change
% bar plot
figure(1)
pc15x=(mag15x(21)/mag15x(1)*100)-100;
pc15y=(mag15y(21)/mag15y(1)*100)-100;
pc15=[pc15y,pc15x];

pc1x=(mag1x(21)/mag1x(1)*100)-100;
pc1y=(mag1y(21)/mag1y(1)*100)-100;
pc1=[pc1y,pc1x];

pc2x=(mag2x(21)/mag2x(1)*100)-100;
pc2y=(mag2y(21)/mag2y(1)*100)-100;
pc2=[pc2y,pc2x];

pc3x=(mag3x(21)/mag3x(1)*100)-100;
pc3y=(mag3y(21)/mag3y(1)*100)-100;
pc3=[pc3y,pc3x];

pc4x=(mag4x(21)/mag4x(1)*100)-100;
pc4y=(mag4y(21)/mag4y(1)*100)-100;
pc4=[pc4y,pc4x];

pc5x=(mag5x(21)/mag5x(1)*100)-100;
pc5y=(mag5y(21)/mag5y(1)*100)-100;
pc5=[pc5y,pc5x];

pc6x=(mag6x(21)/mag6x(1)*100)-100;
pc6y=(mag6y(21)/mag6y(1)*100)-100;
pc6=[pc6y,pc6x];

pc13x=(mag13x(21)/mag13x(1)*100)-100;
pc13y=(mag13y(21)/mag13y(1)*100)-100;
pc13=[pc13y,pc13x];


pc14x=(mag14x(21)/mag14x(1)*100)-100;
pc14y=(mag14y(21)/mag14y(1)*100)-100;
pc14=[pc14y,pc14x];

%  These percent change were used to match my data with Dr. Leahy's
%  dissertation. Increment(16) was used due to 1.5 N-m instead of 2.
%  pc15xl=100-mag15x(16)/8.373*100;
%  pc15yl=100-mag15y(16)/9.001*100;
%  pc15l=[pc15yl,pc15xl];
%  second l is an L

PC=[pc15;pc1;pc2;pc3;pc4;pc5;pc6;pc13;pc14];
bar(PC)
xticklabels({'Intact','Model 1','Model 2', 'Model 3','Model 4','Model 5','Model 6','Model 13','model 14'})
ylabel('Percent Change')
legend('Height','Width','location','northwest')
title('Absolute Foraminal Percent Change Under 2 N-m of lateral bending (5n)')

%% figures
figure(2)

plot((t15-2)*(-2),-1*height15,'b')
hold on
plot((t15-2)*(-2),-1*width15,'-.b')
hold on

plot((t1-2)*(-2),-1*height1,'r')
hold on
plot((t1-2)*(-2),-1*width1,'-.r')
hold on

plot((t2-2)*(-2),-1*height2,'g')
hold on
plot((t2-2)*(-2),-1*width2,'-.g')
hold on

plot((t3-2)*(-2),-1*height3,'c')
hold on
plot((t3-2)*(-2),-1*width3,'-.c')
hold on

plot((t4-2)*(-2),-1*height4,'color',[.49 1 .63])
hold on
plot((t4-2)*(-2),-1*width4,'-.','color',[.49 1 .63])
hold on

plot((t5-2)*(-2),-1*height5,'color',[0.75, 0, 0.75])
hold on
plot((t5-2)*(-2),-1*width5,'-.','color',[0.75, 0, 0.75])
hold on

plot((t6-2)*(-2),-1*height6,'color',[0 0.5 1])
hold on
plot((t6-2)*(-2),-1*width6,'-.','color',[0 0.5 1])
hold on

plot((t13-2)*(-2),-1*height13,'color',[0.2 0 0])
hold on
plot((t13-2)*(-2),-1*width13,'-.','color',[0.2 0 0])
hold on

plot((t14-2)*(-2),-1*height14,'color',[1 .5 0])
hold on
plot((t14-2)*(-2),-1*width14,'-.','color',[1 .5 0])
hold on

xlabel('Moment (N-m)')
ylabel({'Narrowing/Widening (mm)';'(Positive is Widening, Negative is Narrowing)'})
title('C5-C6 Left Hand Foreman Narrowing/Widening Under 2 N-m of Lateral Bending (5N)')
legend('intact height','intact width','model 1 height', 'model 1 width','model 2 height','model 2 width','model 3 height', 'model 3 width','model 4 height','model 4 width','model 5 height','model 5 width','model 6 height','model 6 width','model 13 height','model 13 width','model 14 height','model 14 width','location','southwest')
